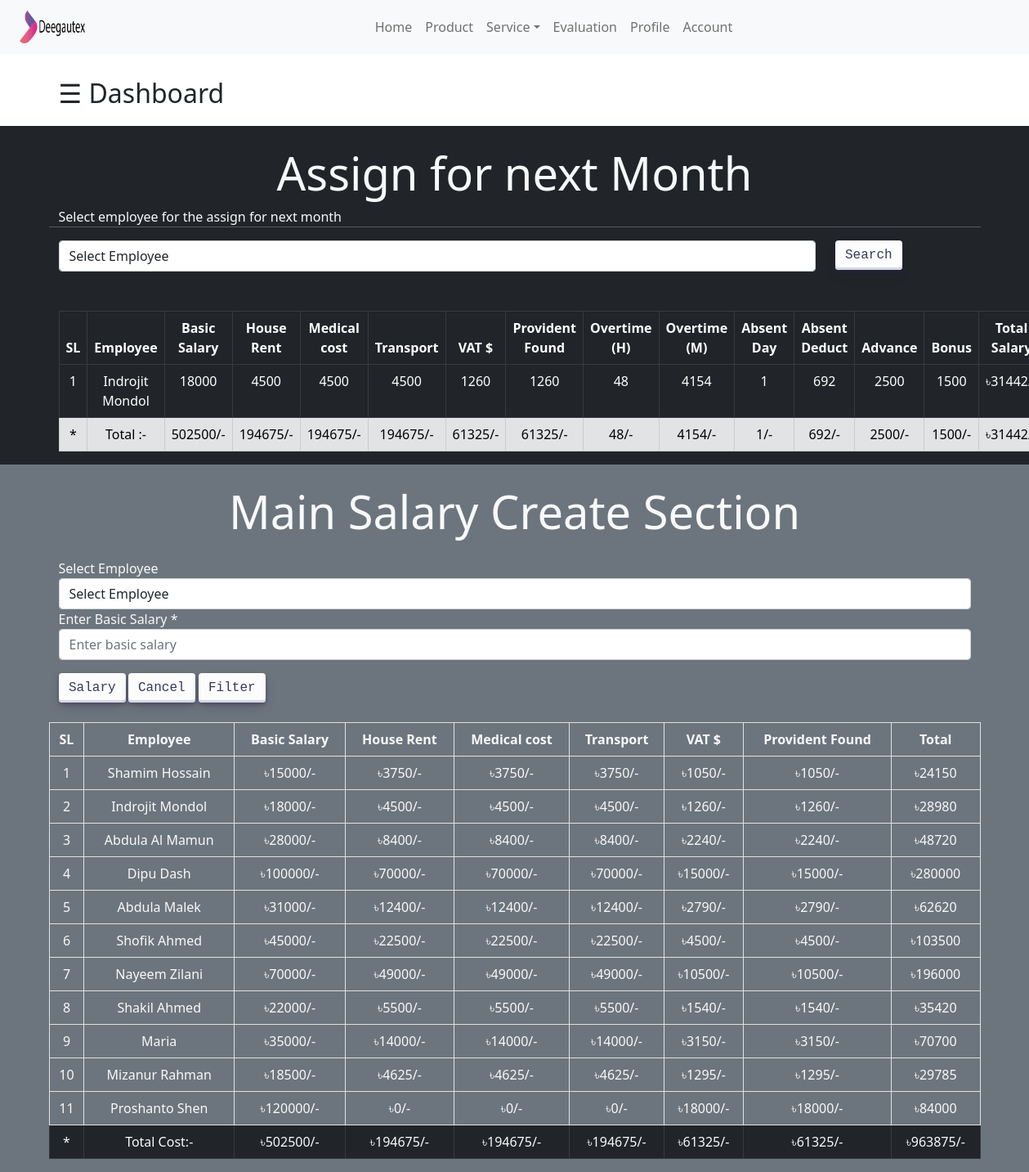
The app's page /salary.php (signed in) with its own data.
### tables this page shows
CREATE TABLE `tb_employeeinfo` (
  `Id` int(11) NOT NULL,
  `E_Name` varchar(255) NOT NULL,
  `E_Designation` varchar(255) DEFAULT NULL,
  `E_Username` varchar(255) NOT NULL,
  `E_DOB` date DEFAULT NULL,
  `E_Gender` varchar(255) DEFAULT NULL,
  `E_Email` varchar(255) DEFAULT NULL,
  `E_Password` varchar(255) DEFAULT NULL,
  `E_Phone` int(11) DEFAULT NULL,
  `E_Status` int(11) DEFAULT NULL,
  `E_FatherName` varchar(255) DEFAULT NULL,
  `E_MotherName` varchar(255) DEFAULT NULL,
  `E_PresentAddress` varchar(255) DEFAULT NULL,
  `E_PermanentAddress` varchar(255) DEFAULT NULL,
  `E_EmargencyPhone` int(11) DEFAULT NULL,
  `E_Nationality` varchar(255) DEFAULT NULL,
  `E_MarritalStatus` varchar(255) DEFAULT NULL,
  `E_Religion` varchar(255) DEFAULT NULL,
  `E_NID` int(11) DEFAULT NULL,
  `E_OfficeId` int(11) DEFAULT NULL,
  `E_JoinDate` date DEFAULT NULL,
  `E_BloodGroup` varchar(255) DEFAULT NULL,
  `E_Image` varchar(255) DEFAULT NULL,
  `E_EvaluationPermission` int(11) DEFAULT NULL,
  `E_dep_id` int(11) DEFAULT NULL,
  `E_AccountPermittion` int(11) DEFAULT NULL
);

CREATE TABLE `tb_salaryinfo` (
  `Id` int(11) NOT NULL,
  `EId` int(11) DEFAULT NULL,
  `BasicSalary` int(11) DEFAULT NULL,
  `HouseRent` int(11) DEFAULT NULL,
  `MedicalCost` int(11) DEFAULT NULL,
  `Transport` int(11) DEFAULT NULL,
  `VAT` int(11) DEFAULT NULL,
  `ProvedentFound` int(11) DEFAULT NULL
);

CREATE TABLE `tb_salarysheet` (
  `Id` int(11) NOT NULL,
  `SalaryId` int(11) DEFAULT NULL,
  `EId` int(11) DEFAULT NULL,
  `Date` date DEFAULT NULL,
  `MonthYear` varchar(255) DEFAULT NULL,
  `OvertimeH` int(11) DEFAULT NULL,
  `OvertimeM` int(11) DEFAULT NULL,
  `AbsentD` int(11) DEFAULT NULL,
  `AbsentDeductM` int(11) DEFAULT NULL,
  `Advance` int(11) DEFAULT NULL,
  `Bonus` int(11) DEFAULT NULL
);

### salary.php (the view, shortened to what the rows shown need)
<?php
include 'dbconfig.php';
    if(isset($_SESSION['Id']) && isset($_SESSION['E_Name']))
    {
        $Id = "".$_SESSION['Id'];
        $accountPermisstion = 1;
        $sqlAccount = "SELECT * FROM tb_employeeinfo WHERE Id = $Id AND E_AccountPermittion = $accountPermisstion";
        $sqlAccountResult = mysqli_query($conn,$sqlAccount);
        $row = mysqli_fetch_assoc($sqlAccountResult);
        if($row['E_AccountPermittion'] == $accountPermisstion)
        {
?>
<!DOCTYPE html>
<html lang="en">
<head>
    <link rel="stylesheet" href="https://cdnjs.cloudflare.com/ajax/libs/font-awesome/4.7.0/css/font-awesome.min.css">
    <link href="https://cdn.jsdelivr.net/npm/bootstrap@5.0.2/dist/css/bootstrap.min.css" rel="stylesheet">
    <link rel="stylesheet" href="salary.css"  media="screen">
    <link rel="stylesheet" href="styleProductFilter.css">
</head>
<body>
<br>
<section id="Next-month-assign" class="bg-dark pt-4">
    <div class="container">
        <div class="row">
            <div class="col">
                <table class="table table-bordered table-dark text-center">
                    <thead>
                        <tr>
                            <th scope="col">SL</th>
                            <th scope="col">Employee</th>
                            <th scope="col">Basic Salary</th>
                            <th scope="col">House Rent</th>
                            <th scope="col">Medical cost</th>
                            <th scope="col">Transport</th>
                            <th scope="col">VAT $</th>
                            <th scope="col">Provident Found</th>
                            <th scope="col">Overtime (H)</th>
                            <th scope="col">Overtime (M)</th>
                            <th scope="col">Absent Day</th>
                            <th scope="col">Absent Deduct</th>
                            <th scope="col">Advance</th>
                            <th scope="col">Bonus</th>
                            <th scope="col">Total Salary</th>
                        </tr>
                    </thead>
                    <tbody>
                        <?php
                        $thisMonth = date("Ym");
                        $i=1;
                        $sqlSalarySheet = "SELECT * FROM `tb_salarysheet` WHERE MonthYear = '$thisMonth'";
                        $sqlSalarySheetResult = mysqli_query($conn,$sqlSalarySheet);
                        foreach($sqlSalarySheetResult AS $val)
                        {?>
                        <tr>
                            <td><?php echo $i;?></td>
                            <?php
                            $EPId = $val['EId'];
                            $sqlEMP = "SELECT EMP.E_Name FROM `tb_employeeinfo` AS EMP WHERE Id = '$EPId'";
                            $sqlEMPResult = mysqli_query($conn,$sqlEMP);
                            foreach($sqlEMPResult AS $EM){?>
                                <td><?php echo $EM['E_Name'];?></td>
                            <?php }
                            ?>
                            <?php $slid = $val['SalaryId'];
                            $sqlSalaryInfo = "SELECT * FROM `tb_salaryinfo` WHERE Id = '$slid'";
                            $sqlSalaryInfoResult = mysqli_query($conn,$sqlSalaryInfo);
                            while($row = mysqli_fetch_array($sqlSalaryInfoResult))
                            {?>
                            <td><?php echo $row['BasicSalary'];?></td>
                            <td><?php echo $row['HouseRent'];?></td>
                            <td><?php echo $row['MedicalCost'];?></td>
                            <td><?php echo $row['Transport'];?></td>
                            <td><?php echo $row['VAT'];?></td>
                            <td><?php echo $row['ProvedentFound'];?></td>
                        <?php    }
                            ?>
                            <td><?php echo $val['OvertimeH'];?></td>
                            <td><?php echo $val['OvertimeM'];?></td>
                            <td><?php echo $val['AbsentD'];?></td>
                            <td><?php echo $val['AbsentDeductM'];?></td>
                            <td><?php echo $val['Advance'];?></td>
                            <td><?php echo $val['Bonus'];?></td>
                            <?php
                            $sqlTotalAmount = "SELECT (SUM(OvertimeM)+SUM(Bonus))-(SUM(AbsentDeductM)+SUM(Advance)) FROM tb_salarysheet WHERE MonthYear = '$thisMonth' AND EId = '$EPId'";
                            $sqlToalAmountResult = mysqli_query($conn,$sqlTotalAmount);
                            while($row = mysqli_fetch_array($sqlToalAmountResult))
                            {
                                $result1 = $row['(SUM(OvertimeM)+SUM(Bonus))-(SUM(AbsentDeductM)+SUM(Advance))'];
                            }
                            $sqlTotalAmount2 = "SELECT (SUM(BasicSalary)+SUM(HouseRent)+SUM(MedicalCost)+SUM(Transport))-(SUM(VAT)+SUM(ProvedentFound)) FROM tb_salaryinfo WHERE EId = '$EPId'";
                            $sqlTotalAmount2Result = mysqli_query($conn,$sqlTotalAmount2);
                            while($val = mysqli_fetch_array($sqlTotalAmount2Result))
                            {
                                $result2 = $val['(SUM(BasicSalary)+SUM(HouseRent)+SUM(MedicalCost)+SUM(Transport))-(SUM(VAT)+SUM(ProvedentFound))'];
                            }
                            $totalSalary = $result1+$result2;
                            ?>
                            <td><?php echo "৳".$totalSalary."/-";?></td>
                        </tr>
                        <?php
                            $i++;
                        }
                        ?>
                    </tbody>
                </table>
        </div>
    </div>
</section>
<section id="salary-section" class="bg-secondary text-light">
    <div class="container">
        <div class="row">
            <table class="table table-bordered text-light text-center">
                <thead>
                    <tr>
                        <th scope="col">SL</th>
                        <th scope="col">Employee</th>
                        <th scope="col">Basic Salary</th>
                        <th scope="col">House Rent</th>
                        <th scope="col">Medical cost</th>
                        <th scope="col">Transport</th>
                        <th scope="col">VAT $</th>
                        <th scope="col">Provident Found</th>
                        <th scope="col">Total</th>
                    </tr>
                </thead>
                <tbody>
                    <?php
                    $i=1;
                    $sqlSalaryInfo = "SELECT * FROM `tb_salaryinfo`";
                    $sqlSalaryInfoResult = mysqli_query($conn,$sqlSalaryInfo);
                    while($val = mysqli_fetch_array($sqlSalaryInfoResult))
                    {?>
                    <tr>
                        <td><?php echo $i;?></td>
                        <?php
                        $EPId = $val['EId'];
                        $sqlEMP = "SELECT EMP.E_Name FROM `tb_employeeinfo` AS EMP WHERE Id = '$EPId'";
                        $sqlEMPResult = mysqli_query($conn,$sqlEMP);
                        foreach($sqlEMPResult AS $EM){?>
                            <td><?php echo $EM['E_Name'];?></td>
                        <?php }
                        ?>
                        <td><?php echo "৳".$val['BasicSalary'].'/-';?></td>
                        <td><?php echo "৳".$val['HouseRent'].'/-';?></td>
                        <td><?php echo "৳".$val['MedicalCost'].'/-';?></td>
                        <td><?php echo "৳".$val['Transport'].'/-';?></td>
                        <td><?php echo "৳".$val['VAT'].'/-';?></td>
                        <td><?php echo "৳".$val['ProvedentFound'].'/-';?></td>
                        <?php
                        $sqlTotalAmount2 = "SELECT (SUM(BasicSalary)+SUM(HouseRent)+SUM(MedicalCost)+SUM(Transport))-(SUM(VAT)+SUM(ProvedentFound)) FROM tb_salaryinfo WHERE EId = '$EPId'";
                        $sqlTotalAmount2Result = mysqli_query($conn,$sqlTotalAmount2);
                        while($val = mysqli_fetch_array($sqlTotalAmount2Result))
                        {
                            $result2 = $val['(SUM(BasicSalary)+SUM(HouseRent)+SUM(MedicalCost)+SUM(Transport))-(SUM(VAT)+SUM(ProvedentFound))'];
                        }
                        ?>
                        <td><?php echo "৳".$result2;?></td>
                    </tr>
                    <?php
                    $i++;
                    }
                    ?>
                </tbody>
            </table>
        </div>
    </div>
</section>
</body>
</html>
<?php
        }
    }
    else{
        header("Location: log.php");
        exit();
    }
?>

### records on screen
tb_salarysheet: OvertimeH "48", OvertimeM "4154", AbsentD "1", AbsentDeductM "692", Advance "2500", Bonus "1500", totalSalary "31442"
tb_employeeinfo: E_Name "Shamim Hossain"
tb_employeeinfo: E_Name "Indrojit Mondol"
tb_salaryinfo: BasicSalary "18000", HouseRent "4500", MedicalCost "4500", Transport "4500", VAT "1260", ProvedentFound "1260", result2 "28980"
tb_salaryinfo: BasicSalary "15000", HouseRent "3750", MedicalCost "3750", Transport "3750", VAT "1050", ProvedentFound "1050", result2 "24150"
tb_salaryinfo: BasicSalary "28000", HouseRent "8400", MedicalCost "8400", Transport "8400", VAT "2240", ProvedentFound "2240", result2 "48720"
tb_employeeinfo: E_Name "Abdula Al Mamun"
tb_salaryinfo: BasicSalary "100000", HouseRent "70000", MedicalCost "70000", Transport "70000", VAT "15000", ProvedentFound "15000", result2 "280000"
tb_employeeinfo: E_Name "Dipu Dash"
tb_salaryinfo: BasicSalary "31000", HouseRent "12400", MedicalCost "12400", Transport "12400", VAT "2790", ProvedentFound "2790", result2 "62620"
tb_employeeinfo: E_Name "Abdula Malek"
tb_salaryinfo: BasicSalary "45000", HouseRent "22500", MedicalCost "22500", Transport "22500", VAT "4500", ProvedentFound "4500", result2 "103500"
tb_employeeinfo: E_Name "Shofik Ahmed"
tb_salaryinfo: BasicSalary "70000", HouseRent "49000", MedicalCost "49000", Transport "49000", VAT "10500", ProvedentFound "10500", result2 "196000"
tb_employeeinfo: E_Name "Nayeem Zilani"
tb_salaryinfo: BasicSalary "22000", HouseRent "5500", MedicalCost "5500", Transport "5500", VAT "1540", ProvedentFound "1540", result2 "35420"
tb_employeeinfo: E_Name "Shakil Ahmed"
tb_salaryinfo: BasicSalary "35000", HouseRent "14000", MedicalCost "14000", Transport "14000", VAT "3150", ProvedentFound "3150", result2 "70700"
tb_employeeinfo: E_Name "Maria"
tb_salaryinfo: BasicSalary "18500", HouseRent "4625", MedicalCost "4625", Transport "4625", VAT "1295", ProvedentFound "1295", result2 "29785"
tb_employeeinfo: E_Name "Mizanur Rahman"
tb_salaryinfo: BasicSalary "120000", HouseRent "0", MedicalCost "0", Transport "0", VAT "18000", ProvedentFound "18000", result2 "84000"
tb_employeeinfo: E_Name "Proshanto Shen"

### other values on screen
$basic "502500"
$house "194675"
$medical "194675"
$trans "194675"
$vat "61325"
$pbtf "61325"
$OTH "48"
$OTM "4154"
$ABD "1"
$ABDM "692"
$AD "2500"
$BNS "1500"
$result "31442"
$result "963875"
